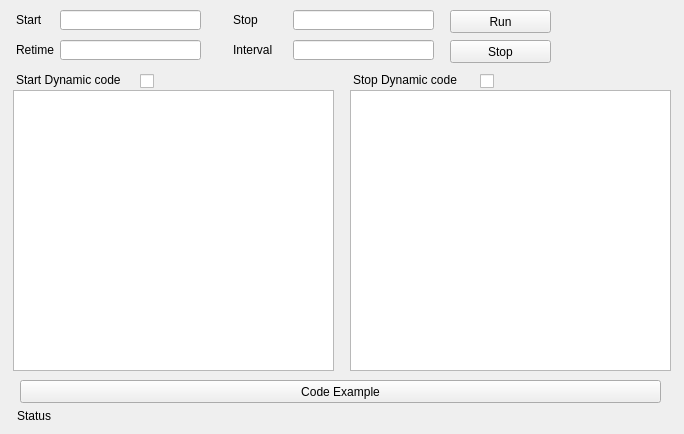
<?xml version="1.0" encoding="UTF-8"?>
<ui version="4.0">
 <class>KeyActionWidget</class>
 <widget class="QWidget" name="KeyActionWidget">
  <property name="geometry">
   <rect>
    <x>0</x>
    <y>0</y>
    <width>684</width>
    <height>434</height>
   </rect>
  </property>
  <property name="windowTitle">
   <string>KeyAction</string>
  </property>
  <widget class="QLabel" name="label">
   <property name="geometry">
    <rect>
     <x>16</x>
     <y>10</y>
     <width>41</width>
     <height>20</height>
    </rect>
   </property>
   <property name="text">
    <string>Start</string>
   </property>
  </widget>
  <widget class="QLineEdit" name="lineEditStart">
   <property name="geometry">
    <rect>
     <x>60</x>
     <y>10</y>
     <width>141</width>
     <height>20</height>
    </rect>
   </property>
  </widget>
  <widget class="QLabel" name="label_2">
   <property name="geometry">
    <rect>
     <x>233</x>
     <y>10</y>
     <width>41</width>
     <height>20</height>
    </rect>
   </property>
   <property name="text">
    <string>Stop</string>
   </property>
  </widget>
  <widget class="QLineEdit" name="lineEditStop">
   <property name="geometry">
    <rect>
     <x>293</x>
     <y>10</y>
     <width>141</width>
     <height>20</height>
    </rect>
   </property>
  </widget>
  <widget class="QLineEdit" name="lineEditInterval">
   <property name="geometry">
    <rect>
     <x>293</x>
     <y>40</y>
     <width>141</width>
     <height>20</height>
    </rect>
   </property>
  </widget>
  <widget class="QLabel" name="label_3">
   <property name="geometry">
    <rect>
     <x>16</x>
     <y>40</y>
     <width>41</width>
     <height>20</height>
    </rect>
   </property>
   <property name="text">
    <string>Retime</string>
   </property>
  </widget>
  <widget class="QLineEdit" name="lineEditRetime">
   <property name="geometry">
    <rect>
     <x>60</x>
     <y>40</y>
     <width>141</width>
     <height>20</height>
    </rect>
   </property>
  </widget>
  <widget class="QLabel" name="label_4">
   <property name="geometry">
    <rect>
     <x>233</x>
     <y>40</y>
     <width>51</width>
     <height>20</height>
    </rect>
   </property>
   <property name="text">
    <string>Interval</string>
   </property>
  </widget>
  <widget class="QPlainTextEdit" name="plainTextEditCodeStart">
   <property name="geometry">
    <rect>
     <x>13</x>
     <y>90</y>
     <width>321</width>
     <height>281</height>
    </rect>
   </property>
  </widget>
  <widget class="QLabel" name="label_5">
   <property name="geometry">
    <rect>
     <x>16</x>
     <y>70</y>
     <width>121</width>
     <height>20</height>
    </rect>
   </property>
   <property name="text">
    <string>Start Dynamic code</string>
   </property>
  </widget>
  <widget class="QLabel" name="label_6">
   <property name="geometry">
    <rect>
     <x>353</x>
     <y>70</y>
     <width>121</width>
     <height>20</height>
    </rect>
   </property>
   <property name="text">
    <string>Stop Dynamic code</string>
   </property>
  </widget>
  <widget class="QPlainTextEdit" name="plainTextEditCodeStop">
   <property name="geometry">
    <rect>
     <x>350</x>
     <y>90</y>
     <width>321</width>
     <height>281</height>
    </rect>
   </property>
  </widget>
  <widget class="QPushButton" name="pushButtonExample">
   <property name="geometry">
    <rect>
     <x>20</x>
     <y>380</y>
     <width>641</width>
     <height>23</height>
    </rect>
   </property>
   <property name="text">
    <string>Code Example</string>
   </property>
  </widget>
  <widget class="QPushButton" name="pushButtonRun">
   <property name="geometry">
    <rect>
     <x>450</x>
     <y>10</y>
     <width>101</width>
     <height>23</height>
    </rect>
   </property>
   <property name="text">
    <string>Run</string>
   </property>
  </widget>
  <widget class="QPushButton" name="pushButtonStop">
   <property name="geometry">
    <rect>
     <x>450</x>
     <y>40</y>
     <width>101</width>
     <height>23</height>
    </rect>
   </property>
   <property name="text">
    <string>Stop</string>
   </property>
  </widget>
  <widget class="QCheckBox" name="checkBoxCodeStart">
   <property name="geometry">
    <rect>
     <x>140</x>
     <y>73</y>
     <width>21</width>
     <height>16</height>
    </rect>
   </property>
   <property name="text">
    <string/>
   </property>
  </widget>
  <widget class="QCheckBox" name="checkBoxCodeStop">
   <property name="geometry">
    <rect>
     <x>480</x>
     <y>73</y>
     <width>21</width>
     <height>16</height>
    </rect>
   </property>
   <property name="text">
    <string/>
   </property>
  </widget>
  <widget class="QLabel" name="labelStatus">
   <property name="geometry">
    <rect>
     <x>17</x>
     <y>408</y>
     <width>641</width>
     <height>16</height>
    </rect>
   </property>
   <property name="text">
    <string>Status</string>
   </property>
  </widget>
 </widget>
 <resources/>
 <connections/>
</ui>
